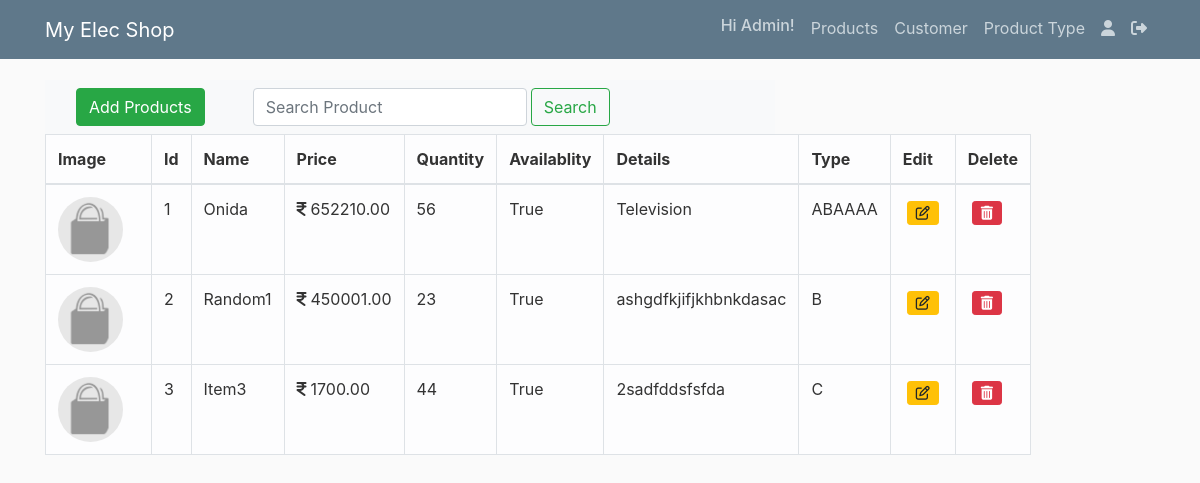
The page /products (signed in) on the database its author committed.
### elecshop/models.py (models this page shows, shortened)
class User(db.Model, UserMixin):
    id = db.Column(db.Integer, primary_key=True)
    user_name = db.Column(db.String(20), unique=True, nullable=False)
    first_name = db.Column(db.String(20), nullable=False)
    last_name = db.Column(db.String(20))
    contact_num = db.Column(db.String(13), unique=True, nullable=False)
    email = db.Column(db.String(120), unique=True, nullable=False)
    image_file = db.Column(db.String(20), nullable=False, default="default.jpg")
    password = db.Column(db.String(20), nullable=False)

class Products(db.Model):
    id = db.Column(db.Integer, primary_key=True)
    product_name = db.Column(db.String(20), unique=True, nullable=False)
    price = db.Column(db.Numeric(), nullable=False)
    quantity = db.Column(db.Integer, nullable=False)
    availablity = db.Column(db.Boolean, default=False, nullable=False)
    image_file = db.Column(db.String(20), nullable=False, default="default_product.png")
    details = db.Column(db.Text, nullable=False)
    product_type = db.Column(db.Integer, db.ForeignKey("types.id"), nullable=False)

class Types(db.Model):
    id = db.Column(db.Integer, primary_key=True)
    product_type = db.Column(db.String(20), unique=True, nullable=False)
    product = db.relationship("Products", backref="type", lazy=True)

### elecshop/admin/routes.py (the view)
@login_required
@admin.route("/products", methods=["GET", "POST"])
def products():
    if current_user.user_name == "Admin":
        page = request.args.get("page", 1, type=int)
        products = Products.query.paginate(page=page, per_page=5)
        return render_template(
            "admin/products.html", title="All Products", products=products
        )
    return render_template("404.html")

### elecshop/models.py (called while the page is built)
@login_manager.user_loader
def load_user(user_id):
    return User.query.get(int(user_id))

### elecshop/templates/admin/products.html
{% extends "nav.html" %}
{% block content %}
    <nav class="navbar navbar-light bg-light">
        <div class="container-fluid">
        <form class="d-flex">
            <a class="btn btn-success mr-5" href="{{ url_for('admin.add_product') }}">Add Products</a>
            <input class="form-control me-2" type="search" placeholder="Search Product " aria-label="Search">
            <button class="btn btn-outline-success ml-1" type="submit">Search</button>
        </form>
        </div>
    </nav>
    <table class="table table-light table-hover table-bordered " >
        <thead>
            <tr>
            <th scope="col">Image</th>
            <th scope="col">Id</th>
            <th scope="col">Name</th>
            <th scope="col" class="col-md-auto">Price</th>
            <th scope="col">Quantity</th>
            <th scope="col">Availablity</th>
            <th scope="col">Details</th>
            <th scope="col">Type</th>
            <th scope="col">Edit</th>
            <th scope="col">Delete</th>
            </tr>
        </thead>
        <tbody>
                {% for product in products.items %}
                <div class="media-body">
                    <tr>
                        <td><img class="rounded-circle article-img" src="{{ url_for('static', filename= 'products_pics/' + product.image_file) }}"></td>
                        <td >{{ product.id }}</td>
                        <td >{{ product.product_name }}</td>
                        <td ><span style="white-space: nowrap;"><i class="fa fa-inr">&nbsp;</i>{{  "%.2f"|format(product.price) }}</span></td>
                        <td >{{ product.quantity }}</td>
                        <td >{{ product.availablity }}</td>
                        <td >{{ product.details }}</td>
                        <td >{{ product.type.product_type }}</td>
                        <td><a class="btn btn-warning btn-sm m-1 fa fa-edit" data-toggle="tooltip" data-placement="top" title="Edit Product" href="{{ url_for('admin.edit_product', product_id = product.id) }}"></a></td>
                        <td><a class="btn btn-danger btn-sm m-1 fa fa-trash" data-toggle="tooltip" data-placement="top" title="Delete Product" href="{{ url_for('admin.delete_product', product_id = product.id) }}"> </a></td>
                    </tr>
                </div>
                {% endfor %}
        </tbody>
        </table>
{% endblock content %}

### elecshop/templates/nav.html (shortened to what this page needs)
<!DOCTYPE html>
<html>
<head>
    <link rel="stylesheet" href="https://cdn.jsdelivr.net/npm/bootstrap@4.0.0/dist/css/bootstrap.min.css">
    <link rel="stylesheet" type="text/css" href="{{ url_for('static', filename='main.css') }}">
</head>
<body>
    <body>
    <header class="site-header">
      <nav class="navbar navbar-expand-md navbar-dark bg-steel fixed-top">
        <div class="container">
          <a class="navbar-brand mr-4" href="/">My Elec Shop</a>
          <div class="collapse navbar-collapse" id="navbarToggle">
            <div class="navbar-nav">
              {% if current_user.is_authenticated %}
                <h6 class="nav-item nav-link">Hi {{ current_user.first_name }}!</h6>
                {% if current_user.user_name == 'Admin' %}
                  <a class="nav-item nav-link" href="{{ url_for('admin.products') }}">Products</a>
                  <a class="nav-item nav-link" href="{{ url_for('admin.customers') }}">Customer</a>
                  <a class="nav-item nav-link" href="{{ url_for('admin.product_type') }}">Product Type</a>
                {% endif %}
                <a class="nav-item nav-link" href="{{ url_for('users.account') }}"><i class="fa fa-user" data-toggle="tooltip" data-placement="top" title="My Account"></i></a>
                <a class="nav-item nav-link" href="{{ url_for('users.logout') }}" ><i class="fa fa-sign-out" data-toggle="tooltip" data-placement="top" title="Sign Out"></i></a>
              {% else %}
                <a class="nav-item nav-link" href="{{ url_for('users.login') }}">Login</a>
                <a class="nav-item nav-link" href="{{ url_for('users.register') }}">Register</a>
              {% endif %}
            </div>
          </div>
        </div>
      </nav>
    </header>
    <main role="main" class="container">
      <div class="row">
        <div class="col-md-8">
          {% block content %}{% endblock %}
        </div>
    </main>
</body>
</html>

### elecshop/static/main.css (style rules this page uses)
body { background: #fafafa; color: #333333; margin-top: 5rem; }
h1, h2, h3, h4, h5, h6 { color: #444444; }
.bg-steel { background-color: #5f788a; }
.site-header .navbar-nav .nav-link { color: #cbd5db; }
.article-img { height: 65px; width: 65px; margin-right: 16px; }

### rows shown on the page
User: first_name "Admin"
Products: image_file (placeholder picture), id "1", product_name "Onida", price "652210.00", quantity "56", availablity "True", details "Television", type.product_type "ABAAAA"
Products: image_file (placeholder picture), id "2", product_name "Random1", price "450001.00", quantity "23", availablity "True", details "ashgdfkjifjkhbnkdasac", type.product_type "B"
Products: image_file (placeholder picture), id "3", product_name "Item3", price "1700.00", quantity "44", availablity "True", details "2sadfddsfsfda", type.product_type "C"
